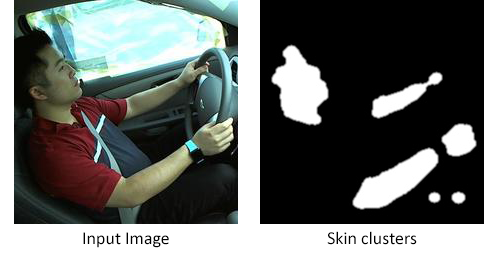
#> input picture Project2/Code/Skin clusters/skintest/skinGraphic.png, 500 x 270 px, found by its file name; its folder holds only this picture in this run
$ python timeTest.py skintest/skinGraphic.png skintest/skinGraphic.png   (Python 2 division)
#> lines starting #> are read from the running program, lines starting #| are printed output that depends on the picture; after the words box and inside, x2 and y2 are one past the last pixel; in counts of white or black regions, pixels touching at a corner belong together
# -*- coding: utf-8 -*-
"""
Created on Thu May 19 14:10:14 2016

@author: Laurens
"""

import csv
import cv2
import time
import numpy as np
import os
from sklearn.cluster import KMeans

path = 'C:/Users/Laurens/Documents/TeamGreaterThanBrains/Project2/code/skintest/'
#files = os.listdir('C:/Users/Laurens/Documents/uni/Proj2/train/')
files = os.listdir(path)
df = np.array(['img','x','y'])

t = time.time()
for f in files:
    km = KMeans(n_clusters = 3)

    im = cv2.imread(path + f)
#> im is the input picture: shape (270, 500, 3); mean B, G, R 112.6, 114.8, 111.4

    #im_ycrcb = cv2.cvtColor(im, cv2.COLOR_BGR2YCR_CB)
    lower = np.array([0, 10, 15], dtype = "uint8")
    upper = np.array([50, 173, 240], dtype = "uint8")
    converted = cv2.cvtColor(im, cv2.COLOR_BGR2HSV)
#> converted: shape (270, 500, 3); mean H, S, V 24.3, 32.7, 117.8
    skinMask = cv2.inRange(converted, lower, upper)
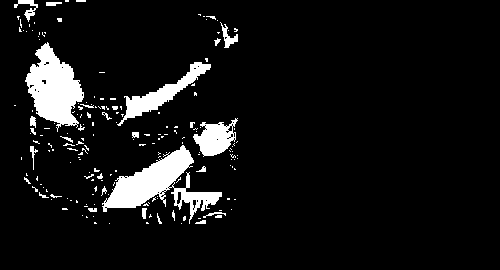
#> skinMask: shape (270, 500); 7.7% white; 185 white regions (155 under 20 px), largest, box (x1, y1, x2, y2) and area: (102, 145, 222, 224) 3274, (25, 42, 84, 132) 2912, (117, 62, 211, 126) 1352
    kernel = cv2.getStructuringElement(cv2.MORPH_ELLIPSE, (11, 11))
    skinMask = cv2.erode(skinMask, kernel, iterations = 1)
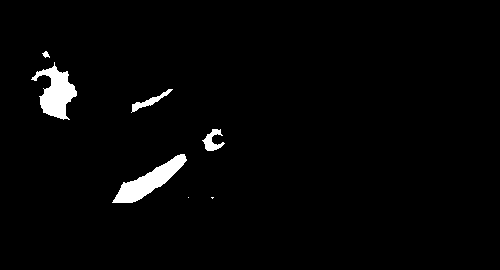
#> skinMask: shape (270, 500); 2.3% white; 7 white regions (2 under 20 px), largest, box (x1, y1, x2, y2) and area: (112, 154, 187, 203) 1316, (31, 62, 77, 120) 1278, (202, 129, 225, 151) 242, (131, 89, 173, 113) 230, (42, 51, 50, 58) 32
    skinMask = cv2.dilate(skinMask, kernel, iterations = 2)
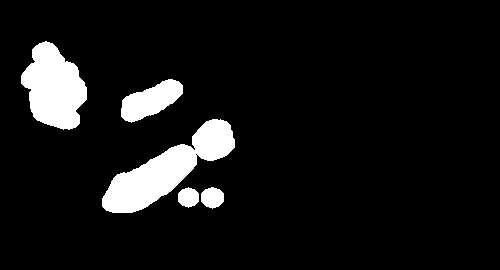
#> skinMask: shape (270, 500); 8.2% white; 5 white regions, box (x1, y1, x2, y2) and area: (102, 119, 235, 213) 4891, (21, 41, 87, 130) 3903, (121, 79, 183, 123) 1552, (201, 187, 224, 209) 384, (178, 187, 199, 208) 333
    skinMask = cv2.erode(skinMask, kernel, iterations = 1)
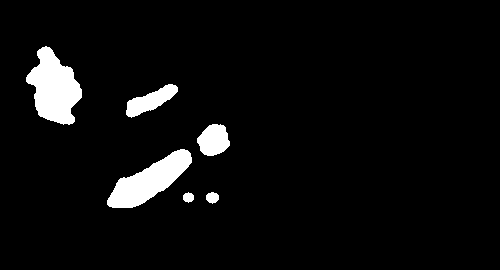
#> skinMask: shape (270, 500); 5.1% white; 6 white regions, box (x1, y1, x2, y2) and area: (26, 46, 82, 125) 2684, (107, 149, 192, 208) 2343, (126, 84, 178, 118) 818, (197, 124, 230, 156) 778, (206, 192, 219, 204) 116, (183, 192, 194, 203) 89
    skinMask = cv2.GaussianBlur(skinMask, (3, 3), 0)
    skinMask = np.array(skinMask)
    w,h = skinMask.shape
#> w = 270; h = 500
    vals = np.reshape(skinMask,(w*h))
    x = range(w) * h
    y = np.repeat(range(h),w)
    skinCoords = np.vstack((vals,x,y)).T
    km.fit(skinCoords)
    clcenters = km.cluster_centers_
    # [7 lines of commented-out code are left out]
    df = np.vstack((df,np.reshape(np.concatenate(([f] *3,clcenters[:,1],clcenters[:,2])),(3,3)).T))

print time.time() - t
t = time.time()
with open('timingTest.csv', 'wb') as csvfile:
        spamwriter = csv.writer(csvfile, delimiter=',', quotechar='|', quoting=csv.QUOTE_MINIMAL)
#> (the run stopped early here; a loop or call above may not have finished)
